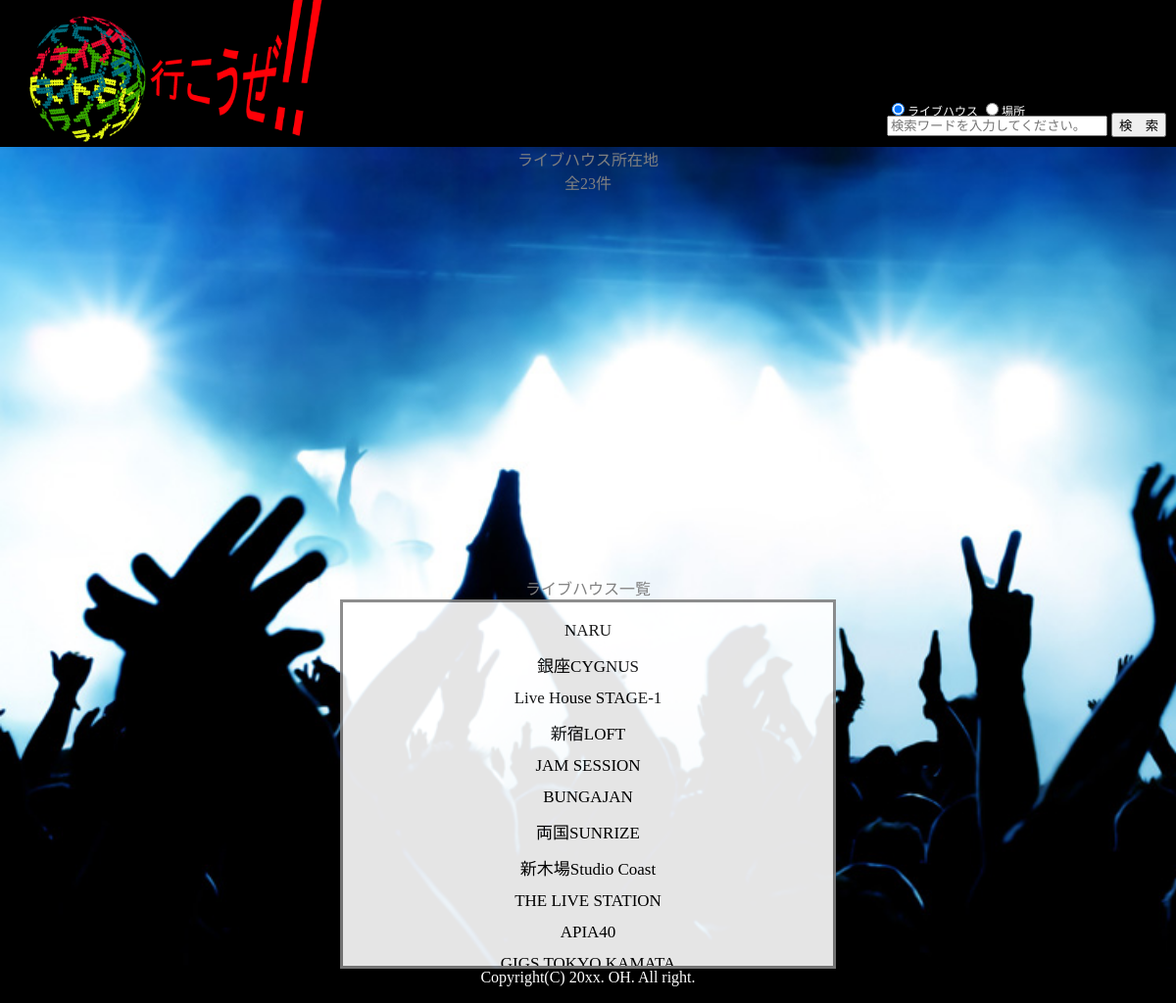
/map.php, run on the app's committed database.
### tables this page shows
create table livehouse (
	id serial,
	name varchar(255) not null,
	address varchar(255) not null,
	building varchar(255),
	tel varchar(255) not null,
	mailaddress varchar(255) not null,
	hp varchar(255) not null,
	path varchar(255) not null
);

### map.php (the view, shortened to what this page needs)
<?php
require_once ("test.php");
$pdo = db_connect();
$area = '%'.$_GET['area'].'%';
try {
	$sql = "select * from area where area_name like :area";
	$stmh = $pdo->prepare($sql);
	$stmh -> bindvalue(':area',$area,PDO::PARAM_INT);
	$stmh ->execute();
	$row = $stmh->fetch(PDO::FETCH_ASSOC);
	$area_name = htmlspecialchars($row['area_name']);
} catch (Exception $e) {
	die("エラー：".$e->getMessage());
}
try {
	$sql = "select * from livehouse where address like :area";
	$stmh = $pdo->prepare($sql);
	$stmh -> bindvalue(':area',$area,PDO::PARAM_STR);
	$stmh ->execute();
	$count = $stmh->rowCount();
} catch (Exception $e) {
	die("エラー：".$e->getMessage());
}
?>
<!DOCTYPE html>
<html>
<head>
	<link rel="stylesheet" type="text/css" href="css/map.css">
	<link rel="stylesheet" type="text/css" href="css/main.css">
</head>
<body onload="init()">
	<header>
		<img class="logo" src="images/live.png">
		<div class="src">
			<form method="post" action="search.php">
				<div class="radios">
					<input type="radio" name="search" value="hausename" checked="checked">ライブハウス
					<input type="radio" name="search" value="place">場所
				</div>
				<br>
				<input type="search" size="25" name="search" placeholder="検索ワードを入力してください。" required>
				<input type="submit" value="検　索">
			</form>
		</div>
	</header>
	<div class="main">
		<?php echo $area_name; ?>ライブハウス所在地<br>
		<?php  echo "全".$count."件"; ?><br><br>
		<div id="map"></div><br><br>
		<?php echo $area_name; ?>ライブハウス一覧<br>
		<div class="scr">
			<br>
			<?php while ($row = $stmh->fetch(PDO::FETCH_ASSOC)) {
				$house_name = ($row['name']);
				?>
				<form name="live" id="live" method="post" action="detail.php">
					<input class="id" type="submit" id="house_name" name="house_name" value="<?php echo $house_name; ?>">
				</form>
				<?php } ?>
				<br>
			</div>
			<footer>
				Copyright(C) 20xx. OH. All right.
			</footer>
		</div>
	</body>
	</html>

### css/map.css (style rules this page uses)
.scr { overflow: scroll; width: 500px; height: 371px; display: block; margin-right: auto; margin-left: auto; background-color: white; border-style: solid; opacity: 0.9; }
.main { color: gray; font-family: 'Noto Sans Japanese'; text-align: center; }
.id { margin-bottom: 10px; font-size: 17px; font-family: 'Noto Sans Japanese'; border-style: none; background-color: transparent; transition: 0.2s ease-in-out; }
#map { display: inline-block; height: 350px; width: 500px; }

### css/main.css (style rules this page uses)
body { margin: 0px; }
header { position: relative; width: 100%; height: 150px; color: white; background-color: black; font-family: 'Noto Sans Japanese'; }
.logo { position: absolute; bottom: 5px; left: 30px; height: 155px; width: 300px; }
.src { position: absolute; float: right; bottom: 10px; right: 10px; }
.radios { font-size: 12px; margin-top: -10px; margin-bottom: -25px; }
.main { background-image: url(../images/live.jpg); background-size: cover; }
footer { color: white; background-color: black; font-family: 'Noto Sans Japanese'; width: 100%; height: 35px; text-align: center; }

### data on the page
livehouse: house_name "NARU"
livehouse: house_name "銀座CYGNUS"
livehouse: house_name "Live House STAGE-1"
livehouse: house_name "新宿LOFT"
livehouse: house_name "JAM SESSION"
livehouse: house_name "BUNGAJAN"
livehouse: house_name "両国SUNRIZE"
livehouse: house_name "新木場Studio Coast"
livehouse: house_name "THE LIVE STATION"
livehouse: house_name "APIA40"
livehouse: house_name "GIGS TOKYO KAMATA"

### other printed values
$count "23"
